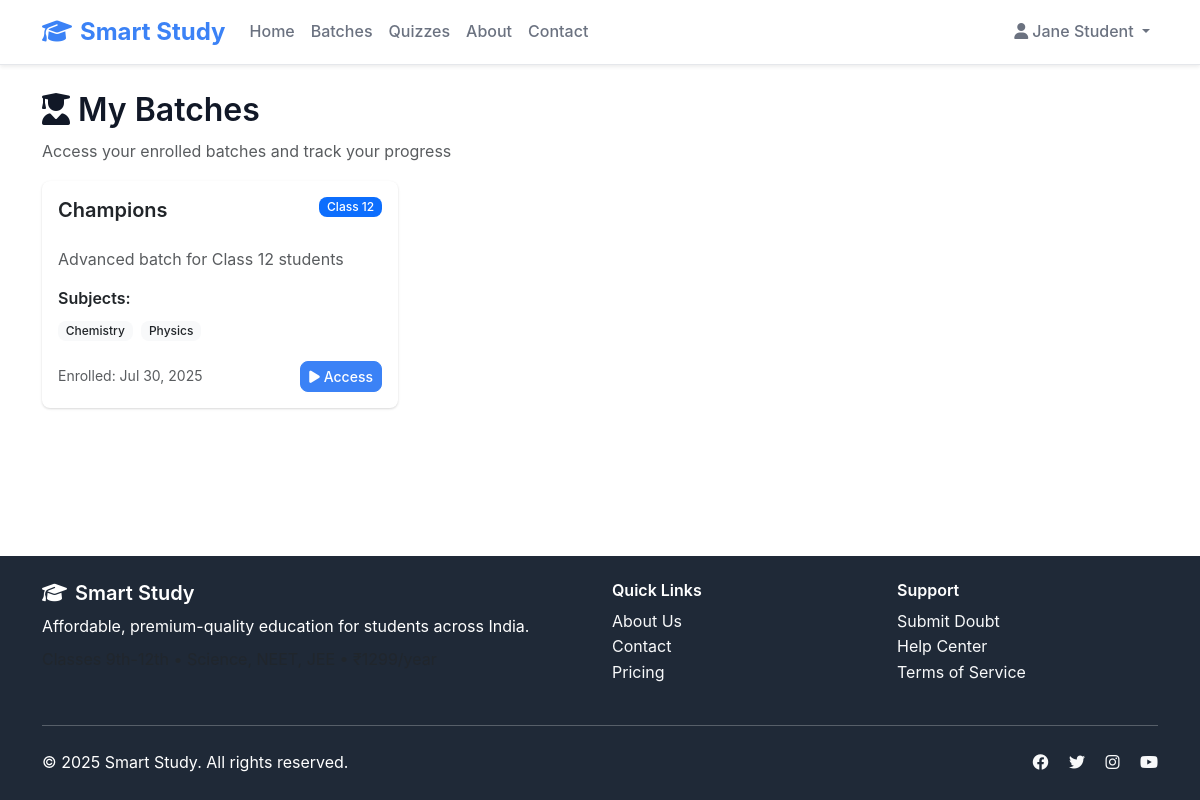
The app's page /batches/my-batches/ (signed in), older data.
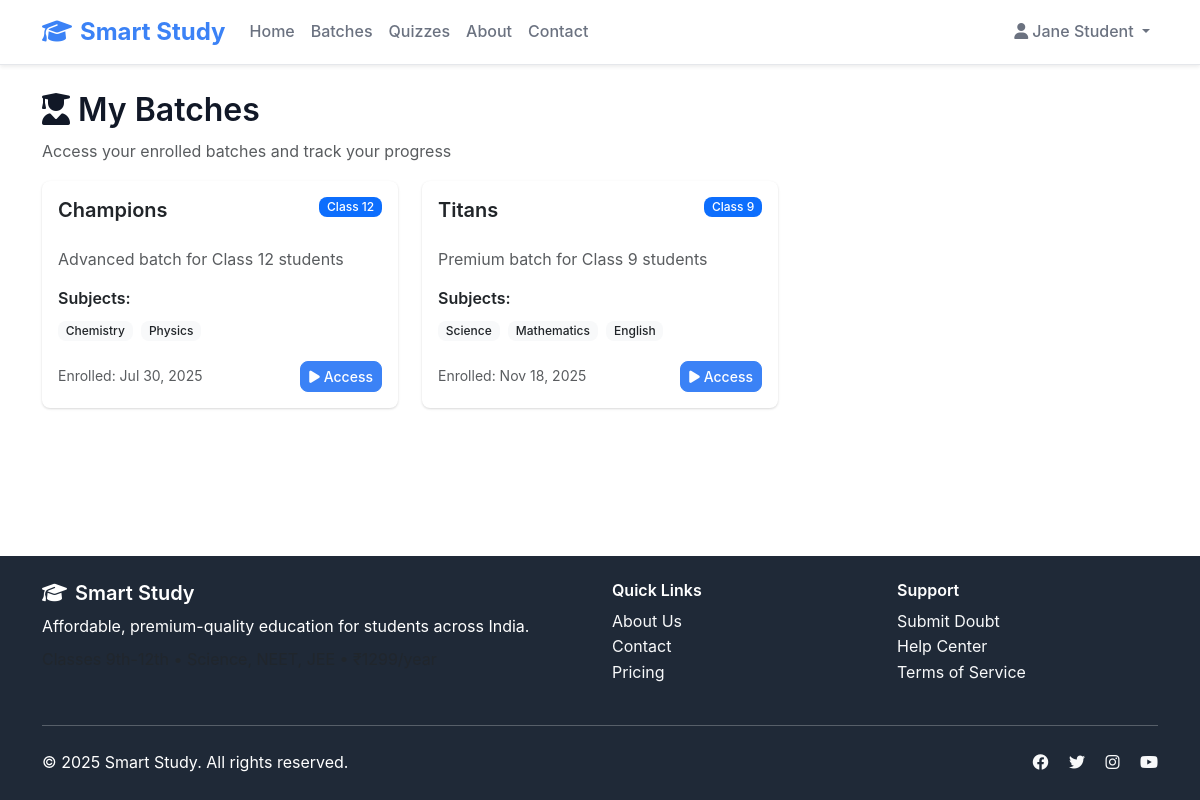
The same page, newer data.
### accounts/models.py (models this page shows, shortened)
class User(AbstractUser):
    CLASS_CHOICES = [
        ('9th', '9th Grade'),
        ('10th', '10th Grade'),
        ('11th', '11th Grade'),
        ('12th', '12th Grade'),
    ]
    STREAM_CHOICES = [
        ('Science', 'Science'),
        ('NEET', 'NEET'),
        ('JEE', 'JEE'),
    ]
    email = models.EmailField(unique=True)
    phone = models.CharField(max_length=15, blank=True)
    class_level = models.CharField(max_length=10, choices=CLASS_CHOICES, blank=True)
    stream = models.CharField(max_length=20, choices=STREAM_CHOICES, blank=True)
    role = models.ForeignKey(Role, on_delete=models.CASCADE, null=True, blank=True)
    is_active = models.BooleanField(default=True)
    last_login = models.DateTimeField(null=True, blank=True)
    USERNAME_FIELD = 'email'
    REQUIRED_FIELDS = ['username']
    def get_full_name(self):
        return f"{self.first_name} {self.last_name}".strip() or self.username
    @property
    def is_student(self):
        return self.role and self.role.name == 'student'

### batches/models.py (models this page shows, shortened)
class BatchEnrollment(models.Model):
    user = models.ForeignKey(User, on_delete=models.CASCADE, related_name='batch_enrollments')
    batch = models.ForeignKey(Batch, on_delete=models.CASCADE, related_name='enrollments')
    enrolled_at = models.DateTimeField(default=timezone.now)
    is_active = models.BooleanField(default=True)
    class Meta:
        unique_together = ['user', 'batch']

class Batch(models.Model):
    name = models.CharField(max_length=200)
    category = models.ForeignKey(Category, on_delete=models.CASCADE, related_name='batches')
    description = models.TextField(blank=True)
    price = models.DecimalField(max_digits=10, decimal_places=2, default=0.00)
    is_free = models.BooleanField(default=False)
    is_active = models.BooleanField(default=True)
    created_at = models.DateTimeField(default=timezone.now)

class Category(models.Model):
    name = models.CharField(max_length=100)
    description = models.TextField(blank=True)
    class Meta:
        verbose_name_plural = "Categories"

class BatchSubject(models.Model):
    batch = models.ForeignKey(Batch, on_delete=models.CASCADE, related_name='subjects')
    name = models.CharField(max_length=200)
    description = models.TextField(blank=True)
    order_index = models.PositiveIntegerField(default=0)
    class Meta:
        ordering = ['order_index', 'name']
        unique_together = ['batch', 'name']

### batches/views.py (the view)
# urls.py: path('my-batches/', views.MyBatchesView.as_view(), name='my_batches'),
class MyBatchesView(LoginRequiredMixin, TemplateView):
    template_name = 'batches/my_batches.html'
    def get_context_data(self, **kwargs):
        context = super().get_context_data(**kwargs)
        context['enrollments'] = BatchEnrollment.objects.filter(
            user=self.request.user, is_active=True
        ).select_related('batch__category')
        return context

### templates/batches/my_batches.html (shortened to what this page needs)
{% extends 'base.html' %}
{% block content %}
<div class="container mt-4">
    <div class="row">
        <div class="col-12">
            <h2><i class="fas fa-user-graduate me-2"></i>My Batches</h2>
            <p class="text-muted">Access your enrolled batches and track your progress</p>
        </div>
    </div>
    {% if enrollments %}
    <div class="row g-4">
        {% for enrollment in enrollments %}
        <div class="col-md-6 col-lg-4">
            <div class="card h-100">
                <div class="card-body">
                    <div class="d-flex justify-content-between align-items-start mb-3">
                        <h5 class="card-title">{{ enrollment.batch.name }}</h5>
                        <span class="badge bg-primary">{{ enrollment.batch.category.name }}</span>
                    </div>
                    <p class="card-text text-muted">{{ enrollment.batch.description|truncatewords:10 }}</p>
                    <div class="mb-3">
                        <h6>Subjects:</h6>
                        {% for subject in enrollment.batch.subjects.all %}
                            <span class="badge bg-light text-dark me-1 mb-1">{{ subject.name }}</span>
                        {% endfor %}
                    </div>
                    <div class="d-flex justify-content-between align-items-center">
                        <small class="text-muted">
                            Enrolled: {{ enrollment.enrolled_at|date:"M d, Y" }}
                        </small>
                        <a href="{% url 'batches:content' enrollment.batch.id %}" class="btn btn-primary btn-sm">
                            <i class="fas fa-play me-1"></i>Access
                        </a>
                    </div>
                </div>
            </div>
        </div>
        {% endfor %}
    </div>
    {% endif %}
</div>
{% endblock %}

### templates/base.html (shortened to what this page needs)
<!DOCTYPE html>
<html lang="en">
<head>
    <link href="https://cdn.jsdelivr.net/npm/bootstrap@5.3.0/dist/css/bootstrap.min.css" rel="stylesheet">
    <link href="https://cdnjs.cloudflare.com/ajax/libs/font-awesome/6.4.0/css/all.min.css" rel="stylesheet">
    {% load static %}
    <link href="{% static 'css/style.css' %}" rel="stylesheet">
</head>
<body class="d-flex flex-column min-vh-100">
    <nav class="navbar navbar-expand-lg navbar-light bg-white shadow-sm">
        <div class="container">
            <a class="navbar-brand" href="{% url 'main:index' %}">
                <i class="fas fa-graduation-cap me-2"></i>Smart Study
            </a>
            <div class="collapse navbar-collapse" id="navbarNav">
                <ul class="navbar-nav me-auto">
                    <li class="nav-item">
                        <a class="nav-link" href="{% url 'main:index' %}">Home</a>
                    </li>
                    <li class="nav-item">
                        <a class="nav-link" href="{% url 'batches:list' %}">Batches</a>
                    </li>
                    <li class="nav-item">
                        <a class="nav-link" href="{% url 'quizzes:list' %}">Quizzes</a>
                    </li>
                    <li class="nav-item">
                        <a class="nav-link" href="{% url 'main:about' %}">About</a>
                    </li>
                    <li class="nav-item">
                        <a class="nav-link" href="{% url 'main:contact' %}">Contact</a>
                    </li>
                </ul>
                <ul class="navbar-nav">
                    {% if user.is_authenticated %}
                        <li class="nav-item dropdown">
                            <a class="nav-link dropdown-toggle" href="#" role="button" data-bs-toggle="dropdown">
                                <i class="fas fa-user me-1"></i>{{ user.get_full_name|default:user.username }}
                            </a>
                        </li>
                    {% endif %}
                </ul>
            </div>
        </div>
    </nav>
    <main class="flex-grow-1">
        {% block content %}{% endblock %}
    </main>
    <footer class="footer mt-5 py-4">
        <div class="container">
            <div class="row">
                <div class="col-md-6">
                    <h5><i class="fas fa-graduation-cap me-2"></i>Smart Study</h5>
                    <p class="mb-2">Affordable, premium-quality education for students across India.</p>
                    <p class="text-muted">Classes 9th-12th • Science, NEET, JEE • ₹1299/year</p>
                </div>
                <div class="col-md-3">
                    <h6>Quick Links</h6>
                    <ul class="list-unstyled">
                        <li><a href="{% url 'main:about' %}" class="text-light text-decoration-none">About Us</a></li>
                        <li><a href="{% url 'main:contact' %}" class="text-light text-decoration-none">Contact</a></li>
                        <li><a href="{% url 'main:pricing' %}" class="text-light text-decoration-none">Pricing</a></li>
                    </ul>
                </div>
                <div class="col-md-3">
                    <h6>Support</h6>
                    <ul class="list-unstyled">
                        <li><a href="{% url 'doubts:submit' %}" class="text-light text-decoration-none">Submit Doubt</a></li>
                        <li><a href="#" class="text-light text-decoration-none">Help Center</a></li>
                        <li><a href="#" class="text-light text-decoration-none">Terms of Service</a></li>
                    </ul>
                </div>
            </div>
            <hr class="my-4">
            <div class="row align-items-center">
                <div class="col-md-6">
                    <p class="mb-0">&copy; 2025 Smart Study. All rights reserved.</p>
                </div>
                <div class="col-md-6 text-md-end">
                    <a href="#" class="text-light me-3"><i class="fab fa-facebook"></i></a>
                    <a href="#" class="text-light me-3"><i class="fab fa-twitter"></i></a>
                    <a href="#" class="text-light me-3"><i class="fab fa-instagram"></i></a>
                    <a href="#" class="text-light"><i class="fab fa-youtube"></i></a>
                </div>
            </div>
        </div>
    </footer>
</body>
</html>

### static/css/style.css (style rules this page uses)
:root { --primary-color: #3b82f6; --primary-dark: #2563eb; --secondary-color: #6366f1; --success-color: #10b981; --warning-color: #f59e0b; --danger-color: #ef4444; --dark-color: #1f2937; --light-color: #f8fafc; --text-primary: #111827; --text-secondary: #6b7280; --text-muted: #9ca3af; --border-color: #e5e7eb; --border-radius: 0.5rem; --box-shadow: 0 1px 3px 0 rgba(0, 0, 0, 0.1), 0 1px 2px 0 rgba(0, 0, 0, 0.06); --box-shadow-lg: 0 10px 15px -3px rgba(0, 0, 0, 0.1), 0 4px 6px -2px rgba(0, 0, 0, 0.05); }
body { font-family: 'Inter', -apple-system, BlinkMacSystemFont, 'Segoe UI', Roboto, sans-serif; line-height: 1.6; color: var(--text-primary); background-color: #ffffff; }
h1, h2, h3, h4, h5, h6 { font-weight: 600; line-height: 1.3; }
.btn { border-radius: var(--border-radius); font-weight: 500; transition: all 0.2s ease; }
.btn-primary { background-color: var(--primary-color); border-color: var(--primary-color); }
.card { border: none; border-radius: var(--border-radius); box-shadow: var(--box-shadow); transition: all 0.3s ease; }
.navbar { box-shadow: var(--box-shadow); background-color: white !important; border-bottom: 1px solid var(--border-color); }
.navbar-brand { font-weight: 700; font-size: 1.5rem; color: var(--primary-color) !important; }
.navbar-nav .nav-link { font-weight: 500; color: var(--text-secondary) !important; transition: color 0.2s ease; padding: 0.5rem 1rem; }
.badge { font-weight: 500; border-radius: var(--border-radius); }
.footer { background-color: var(--dark-color); color: white; margin-top: auto; }
.footer a { color: #d1d5db; text-decoration: none; transition: color 0.2s ease; }

### templates/base.html (style rules this page uses)
:root { --primary-color: #3b82f6; --primary-dark: #2563eb; --secondary-color: #6366f1; --success-color: #10b981; --warning-color: #f59e0b; --danger-color: #ef4444; --dark-color: #1f2937; --light-color: #f8fafc; --text-primary: #111827; --text-secondary: #6b7280; --text-muted: #9ca3af; }
body { font-family: 'Inter', -apple-system, BlinkMacSystemFont, sans-serif; line-height: 1.6; color: var(--text-primary); background-color: #ffffff; }
.navbar-brand { font-weight: 700; font-size: 1.5rem; color: var(--primary-color) !important; }
.btn-primary { background-color: var(--primary-color); border-color: var(--primary-color); }
.card { border: none; box-shadow: 0 1px 3px 0 rgba(0, 0, 0, 0.1), 0 1px 2px 0 rgba(0, 0, 0, 0.06); }
.footer { background-color: var(--dark-color); color: white; margin-top: auto; }

Row changes from the older to the newer data that the page shows:
added BatchEnrollment: batch.name "Titans", batch.category.name "Class 9", batch.description "Premium batch for Class 9 students", enrolled_at "Nov 18, 2025"
now on this page (row unchanged): BatchSubject: name "Science", shown under "Titans"
now on this page (row unchanged): BatchSubject: name "Mathematics", shown under "Titans"
now on this page (row unchanged): BatchSubject: name "English", shown under "Titans"
